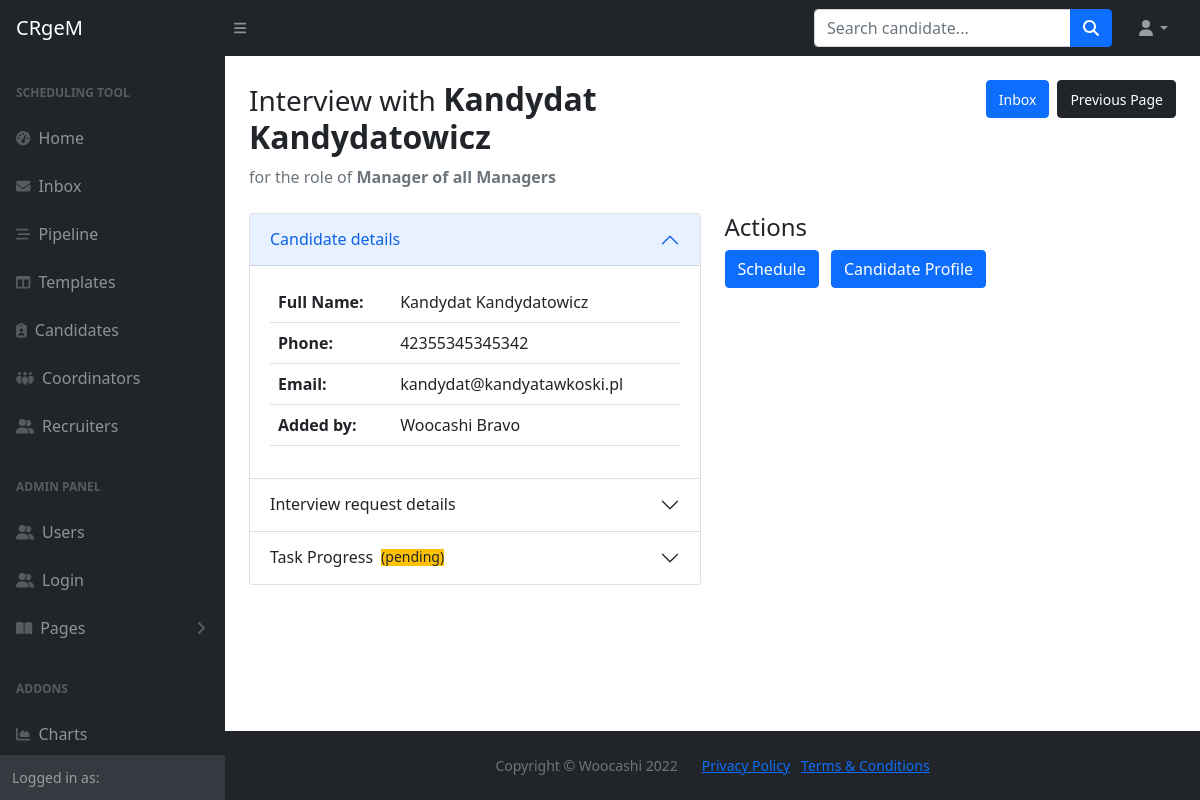
The app's page /check_tasks_details/1 with its own data.
### main.py (models this page shows)
class Candidate(db.Model, Base):
    __tablename__="candidates"
    id = db.Column(db.Integer, primary_key=True)
    first_name = db.Column(db.String, nullable=False)
    last_name = db.Column(db.String, nullable=False)
    full_name = db.Column(db.String, nullable=False)
    email = db.Column(db.String, nullable=False, unique=True)
    phone = db.Column(db.String, nullable=False)
    cv = db.Column(db.String, nullable=True)
    owner_id = Column(Integer, ForeignKey('users.id'))
    created_by = relationship("User", back_populates="candidates")
    created_date = db.Column(db.Date, nullable=False)
    tasks = relationship("Task", back_populates="candidate")

class Task(db.Model, Base):
    __tablename__="tasks"
    id = db.Column(db.Integer, primary_key=True)
    sender_id = Column(Integer, ForeignKey('users.id'), nullable=False)
    recipient_id = Column(Integer, ForeignKey('users.id'), nullable=False)
    delegate_id = Column(Integer, ForeignKey('users.id'), nullable=False)
    from_user = relationship("User", foreign_keys=[sender_id], back_populates="tasks_sent")
    to_user = relationship("User", foreign_keys=[recipient_id], back_populates="tasks_received")
    candidate_id = Column(Integer, ForeignKey('candidates.id'))
    candidate = relationship("Candidate", foreign_keys=[candidate_id], back_populates="tasks")
    interviewers = db.Column(db.String, nullable=False)
    role = db.Column(db.String, nullable=False)
    recruiter_notes = db.Column(db.Text, nullable=True)
    date_sent = db.Column(db.Date, nullable=False)
    date_received = db.Column(db.Date, nullable=True)
    date_completed = db.Column(db.Date, nullable=True)
    status = db.Column(db.String, nullable=False)
    is_archived = db.Column(db.Boolean, nullable=False)
    delegated_by = relationship("User", foreign_keys=[delegate_id], back_populates="tasks_delegated")
    interview_date = db.Column(db.Date, nullable=True)
    interview_time = db.Column(db.Time, nullable=True)
    scheduler_notes = db.Column(db.Text, nullable=True)
    completion_time = db.Column(db.DateTime, nullable=True)

class User(db.Model, UserMixin, Base):
    __tablename__="users"
    id = db.Column(db.Integer, primary_key=True)
    first_name = db.Column(db.String, nullable=False)
    last_name = db.Column(db.String, nullable=False)
    full_name = db.Column(db.String, nullable=False)
    email = db.Column(db.String, nullable=False, unique=True)
    phone = db.Column(db.String, nullable=False)
    type = db.Column(db.String, nullable=False)
    password = db.Column(db.String, nullable=False)
    interviews = relationship("Interview", back_populates="created_by")
    templates = relationship("Template", back_populates="created_by")
    candidates = relationship("Candidate", back_populates="created_by")
    tasks_sent = relationship("Task", primaryjoin="User.id==Task.sender_id", back_populates="from_user")
    tasks_received = relationship("Task", primaryjoin="User.id==Task.recipient_id", back_populates="to_user")
    tasks_delegated = relationship("Task", primaryjoin="User.id==Task.delegate_id", back_populates="delegated_by")

### main.py (the view)
@app.route('/check_tasks_details/<int:task_id>')
def check_task_details(task_id):
    task = Task.query.get(task_id)
    return render_template('view_task.html', task_id=task_id, task=task)

### templates/view_task.html (shortened to what this page needs)
{% include "header.html" %}
                <main>
                    <div class="container-fluid px-4">
                        <div class="row d-flex justify-content-between">
                            <div class="col">
                                <h2 class="mt-4"><small>Interview with </small><strong>{{ task.candidate.full_name }}</strong></h2>
                                <ol class="breadcrumb mb-4">
                                    <li class="breadcrumb-item active">for the role of <strong>{{task.role}}</strong></li>
                                </ol>
                            </div>
                            <div class="col d-flex justify-content-end mt-4">
                                <span><a class="btn btn-primary ms-2" href="{{url_for('inbox')}}"><small>Inbox</small></a></span>
                                <span><a class="btn btn-dark ms-2" href="javascript:history.back()"><small>Previous Page</small></a></span>
                            </div>
                        </div>
                        <div class="row">
                            <div class="col-xl-6 col-md-6">
                                <div class="accordion" id="accordionInterviewDetails">
                                  <div class="accordion-item">
                                    <h2 class="accordion-header" id="headingOne">
                                      <button class="accordion-button" type="button" data-bs-toggle="collapse" data-bs-target="#collapseOne" aria-expanded="true" aria-controls="collapseOne">
                                        Candidate details
                                      </button>
                                    </h2>
                                    <div id="collapseOne" class="accordion-collapse collapse show" aria-labelledby="headingOne" data-bs-parent="#accordionInterviewDetails">
                                      <div class="accordion-body">
                                          <table class="table">
                                              <tbody>
                                                <tr>
                                                  <th scope="row">Full Name:</th>
                                                  <td>{{ task.candidate.full_name }}</td>
                                                </tr>
                                                <tr>
                                                  <th scope="row">Phone:</th>
                                                  <td>{{ task.candidate.phone }}</td>
                                                </tr>
                                                <tr>
                                                  <th scope="row">Email:</th>
                                                  <td colspan="2">{{ task.candidate.email }}</td>
                                                </tr>
                                                <tr>
                                                  <th scope="row">Added by:</th>
                                                  <td colspan="2">{{ task.candidate.created_by.full_name }}</td>
                                                </tr>
                                              </tbody>
                                            </table>
                                      </div>
                                    </div>
                                  </div>
                                  <div class="accordion-item">
                                    <h2 class="accordion-header" id="headingTwo">
                                      <button class="accordion-button collapsed" type="button" data-bs-toggle="collapse" data-bs-target="#collapseTwo" aria-expanded="false" aria-controls="collapseTwo">
                                        Interview request details
                                      </button>
                                    </h2>
                                  </div>
                                  <div class="accordion-item">
                                    <h2 class="accordion-header" id="headingThree">
                                      <button class="accordion-button collapsed" type="button" data-bs-toggle="collapse" data-bs-target="#collapseThree" aria-expanded="false" aria-controls="collapseThree">
                                        Task Progress
                                          {% if task.status == "pending": %}
                                          <small class="ms-2 bg-warning"> ({{ task.status }})</small>
                                          {% elif task.status == "accepted" %}
                                          <small class="ms-2 bg-success"> ({{ task.status }})</small>
                                          {% endif %}
                                      </button>
                                    </h2>
                                  </div>
                                </div>
                            </div>
                            <div class="col-xl-6 col-md-6">
                                <h4>Actions</h4>
                                <div class="mt-2">
                                    <a href="" class="btn btn-primary me-2">Schedule</a>
                                    <a href="" class="btn btn-primary me-2">Candidate Profile</a>
                                </div>
                            </div>
                        </div>
                    </div>
                </main>
{% include "footer.html" %}

### records on screen
Candidate: candidate.full_name "Kandydat Kandydatowicz", candidate.phone "42355345345342", candidate.email "kandydat@kandyatawkoski.pl"
Task: role "Manager of all Managers", status "pending"
User: candidate.created_by.full_name "Woocashi Bravo"
